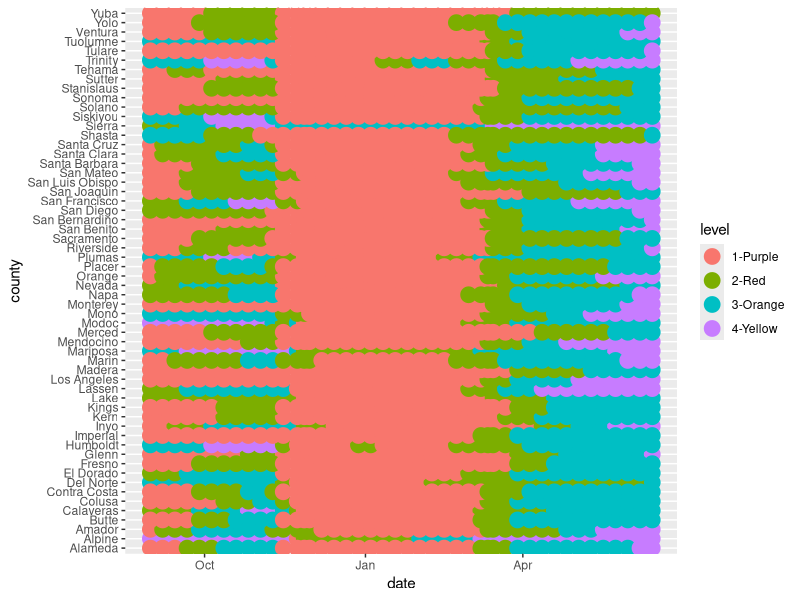
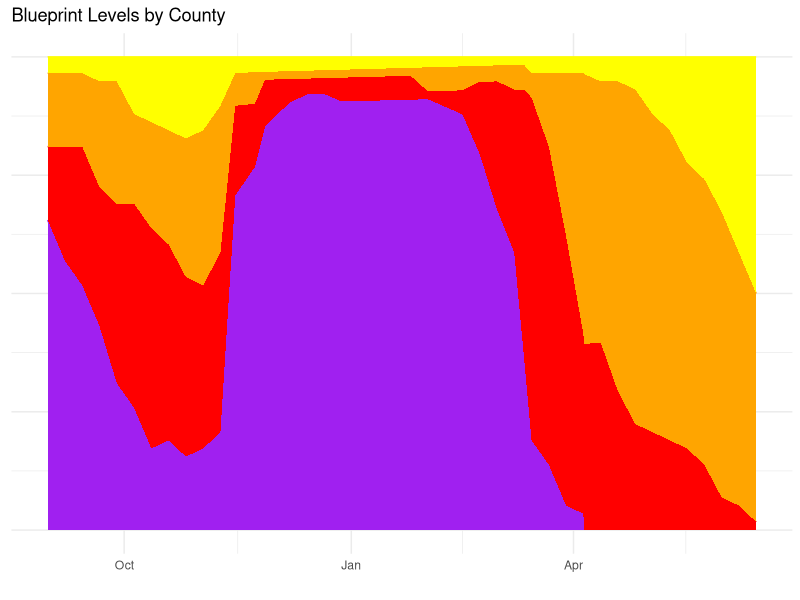

Write the R code that produced these figures, in order.
library(tidyverse)
library(lubridate)
library(readr)

blueprint <- read_csv("blueprint timeline.csv")%>%
  rename("county" = `...1`,
         "size" = Size) %>%
  select(-(`...47`)) %>%
  pivot_longer(cols = (3:46),
               names_to = "date",
               values_to = "level"
  ) %>%
  mutate(date = mdy(date)) %>%
  mutate(day = wday(date,label = TRUE)) %>%
  mutate(level = factor(level,labels = c("1-Purple",
                                            "2-Red",
                                            "3-Orange",
                                            "4-Yellow")))

blueprint %>%
  ggplot(aes(x=date, y=county,color = level, fill=level)) +
  geom_point(size = 5)

blueprint %>%
  group_by(date,level) %>%
  summarize(count = n()) %>%
  ungroup() %>%
  ggplot(aes(x=date, y=count, color = level, fill=level)) +
  geom_area(position = position_fill(reverse=TRUE))+
  scale_fill_manual(values = c("purple","red","orange","yellow"))+
  scale_color_manual(values = c("purple","red","orange","yellow"))+
  ylab("")+
  xlab("")+
  labs(title = "Blueprint Levels by County")+
  theme_minimal()+
  
  theme(
    axis.line.y  = element_blank(),
    axis.ticks.y = element_blank(),
    axis.text.y  = element_blank(),
    axis.title.y = element_blank(),
    legend.position = "none"
    
  )
